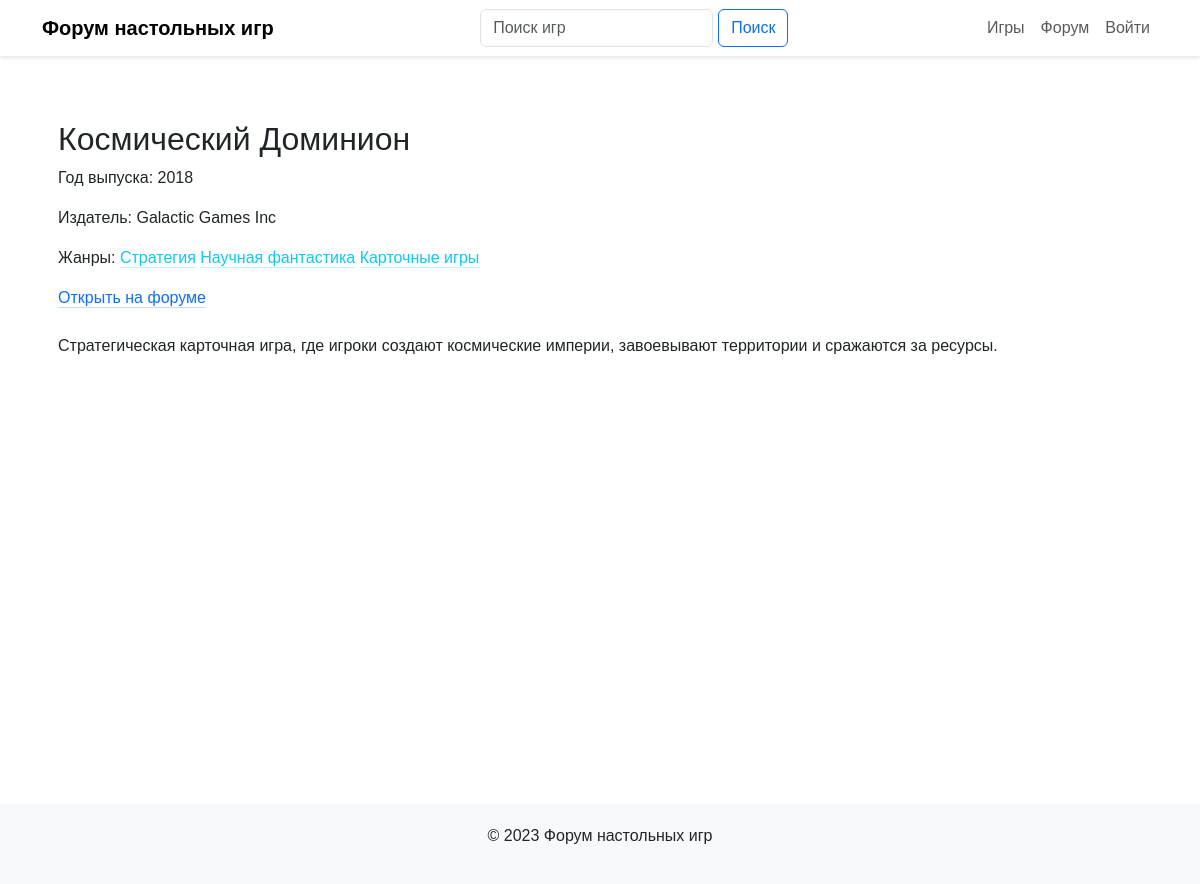
Screenshot of /games/2/ with the database file from the repository.
### forum/models.py (models this page shows, shortened)
class Game(models.Model):
    title = models.CharField(max_length=100, verbose_name='Название')
    description = models.TextField(verbose_name='Описание')
    release_year = models.IntegerField(verbose_name='Год выпуска')
    publisher = models.CharField(max_length=100, verbose_name='Издатель')
    genres = models.ManyToManyField('Genre', related_name='games', verbose_name='Жанры')
    class Meta:
        verbose_name = 'Игра'
        verbose_name_plural = 'Игры'

class Genre(models.Model):
    name = models.CharField(max_length=50, verbose_name='Название')
    description = models.TextField(verbose_name='Описание')
    class Meta:
        verbose_name = 'Жанр'
        verbose_name_plural = 'Жанры'

### forum/views/game_detail.py (the view)
# urls.py: path('games/<int:pk>/', views.GameDetailView.as_view(), name='game_detail'),
class GameDetailView(DetailView):
    model = Game
    template_name = 'forum/game_detail.html'  # Имя вашего шаблона для страницы с игрой
    context_object_name = 'game'  # Имя переменной контекста для доступа к объекту Game в шаблоне

### forum/templates/forum/game_detail.html
{% extends 'forum/base.html' %}
{% block content %}
    <div class="container mt-5">
        <div class="card">
            <div class="card-body">
                <h2>{{ game.title }}</h2>
                <p>Год выпуска: {{ game.release_year }}</p>
                <p>Издатель: {{ game.publisher }}</p>
                <p>Жанры:
                    {% for genre in game.genres.all %}
                        <a href="#" class="link-info link-offset-2 link-underline-opacity-25 link-underline-opacity-100-hover">{{ genre.name }}</a>
                    {% endfor %}
                </p>
                <p><a href="#" class="link-primary link-offset-2 link-underline-opacity-25 link-underline-opacity-100-hover">Открыть на форуме</a></p>
                <p class="mt-4">{{ game.description }}</p>
            </div>
        </div>
    </div>
{% endblock %}

### forum/static/forum/css/style.css (style rules this page uses)
body { padding-top: 56px; font-family: Arial, sans-serif; }
.card { margin-bottom: 20px; border: none; transition: box-shadow 0.3s; }

### rows the page displays
Game: title "Космический Доминион", release_year "2018", publisher "Galactic Games Inc", description "Стратегическая карточная игра, где игроки создают космические империи, завоевывают территории и сражаются за ресурсы."
Genre: name "Стратегия"
Genre: name "Научная фантастика"
Genre: name "Карточные игры"
